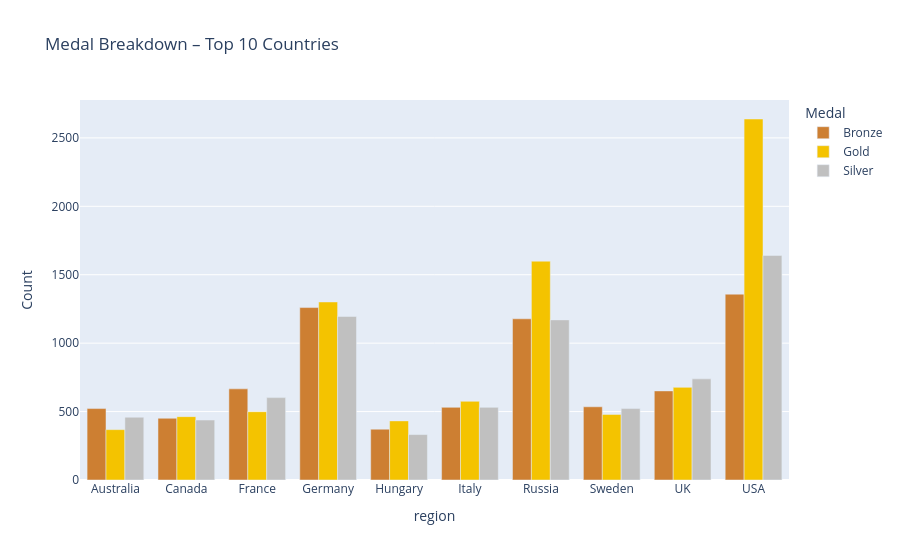

The notebook cell this image was saved under:
### Code cell
# Medal breakdown (Gold/Silver/Bronze) for top 10 countries
top10 = top_countries.head(10).index.tolist()
medal_breakdown = (df[(df['Medal'] != 'No Medal') & (df['region'].isin(top10))]
                   .groupby(['region','Medal']).size().reset_index(name='Count'))

fig = px.bar(medal_breakdown, x='region', y='Count', color='Medal',
             barmode='group',
             title='Medal Breakdown – Top 10 Countries',
             color_discrete_map=medal_colors)
fig.show()

### Figure 1 — Plotly figure (JSON) as saved in the notebook; plotly's stock layout.template omitted (floating-point values rounded to 4 significant figures)
{"data": [{"alignmentgroup": "True", "hovertemplate": "Medal=Bronze<br>region=%{x}<br>Count=%{y}<extra></extra>", "legendgroup": "Bronze", "marker": {"color": "#CD7F32", "pattern": {"shape": ""}}, "name": "Bronze", "offsetgroup": "Bronze", "orientation": "v", "showlegend": true, "textposition": "auto", "type": "bar", "x": ["Australia", "Canada", "France", "Germany", "Hungary", "Italy", "Russia", "Sweden", "UK", "USA"], "xaxis": "x", "y": [522, 451, 666, 1260, 371, 531, 1178, 535, 651, 1358], "yaxis": "y"}, {"alignmentgroup": "True", "hovertemplate": "Medal=Gold<br>region=%{x}<br>Count=%{y}<extra></extra>", "legendgroup": "Gold", "marker": {"color": "#F4C300", "pattern": {"shape": ""}}, "name": "Gold", "offsetgroup": "Gold", "orientation": "v", "showlegend": true, "textposition": "auto", "type": "bar", "x": ["Australia", "Canada", "France", "Germany", "Hungary", "Italy", "Russia", "Sweden", "UK", "USA"], "xaxis": "x", "y": [368, 463, 499, 1301, 432, 575, 1599, 479, 677, 2638], "yaxis": "y"}, {"alignmentgroup": "True", "hovertemplate": "Medal=Silver<br>region=%{x}<br>Count=%{y}<extra></extra>", "legendgroup": "Silver", "marker": {"color": "#C0C0C0", "pattern": {"shape": ""}}, "name": "Silver", "offsetgroup": "Silver", "orientation": "v", "showlegend": true, "textposition": "auto", "type": "bar", "x": ["Australia", "Canada", "France", "Germany", "Hungary", "Italy", "Russia", "Sweden", "UK", "USA"], "xaxis": "x", "y": [459, 438, 602, 1195, 332, 531, 1170, 522, 739, 1641], "yaxis": "y"}], "layout": {"barmode": "group", "legend": {"title": {"text": "Medal"}, "tracegroupgap": 0}, "title": {"text": "Medal Breakdown – Top 10 Countries"}, "xaxis": {"anchor": "y", "domain": [0, 1], "title": {"text": "region"}}, "yaxis": {"anchor": "x", "domain": [0, 1], "title": {"text": "Count"}}}}
